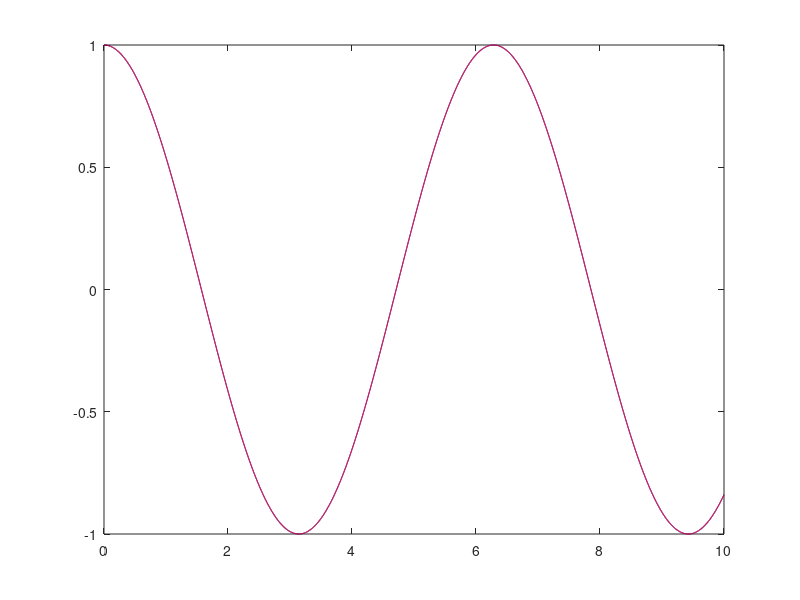

The MATLAB source for this figure:
clear all, close all,clc,
to=0;
%po=0;%to=0 y(1)=0 et po=0, u(1)=1.5
N=10^(4);
ti=0; tf=10;
h=(tf-ti)/N;

a=1;  prec=h^4;
t=[ti:h:tf];
%p1=po+N*h;
%p=[to:h:p1];
y=zeros(1,N+1);
u=zeros(1,N+1);
y(1)=1;
u(1)=0;


for j=1:N
   y(j+1)=y(j);
   up(j+1)=u(j);
   
   err=1;
   
 while err>prec 
   
   yp=y(j+1);
   up=u(j+1);
   y(j+1)=y(j)+0.5*h*(u(j)+u(j+1));
   u(j+1)=u(j)+0.5*h*(-a*y(j)-a*y(j+1));
   err=(abs(yp-y(j+1)) + abs(up-u(j+1)))/100;
  end 

 #y(j+1)=y(j)+h*u(j);
 #u(j+1)=u(j)+h*(-a*y(j));
end
hold off
plot(t,y,'b')
yex=cos(t*sqrt(a));

err=max(abs(y-yex))/100;
disp(err);
hold on 
plot(t,yex,'r')